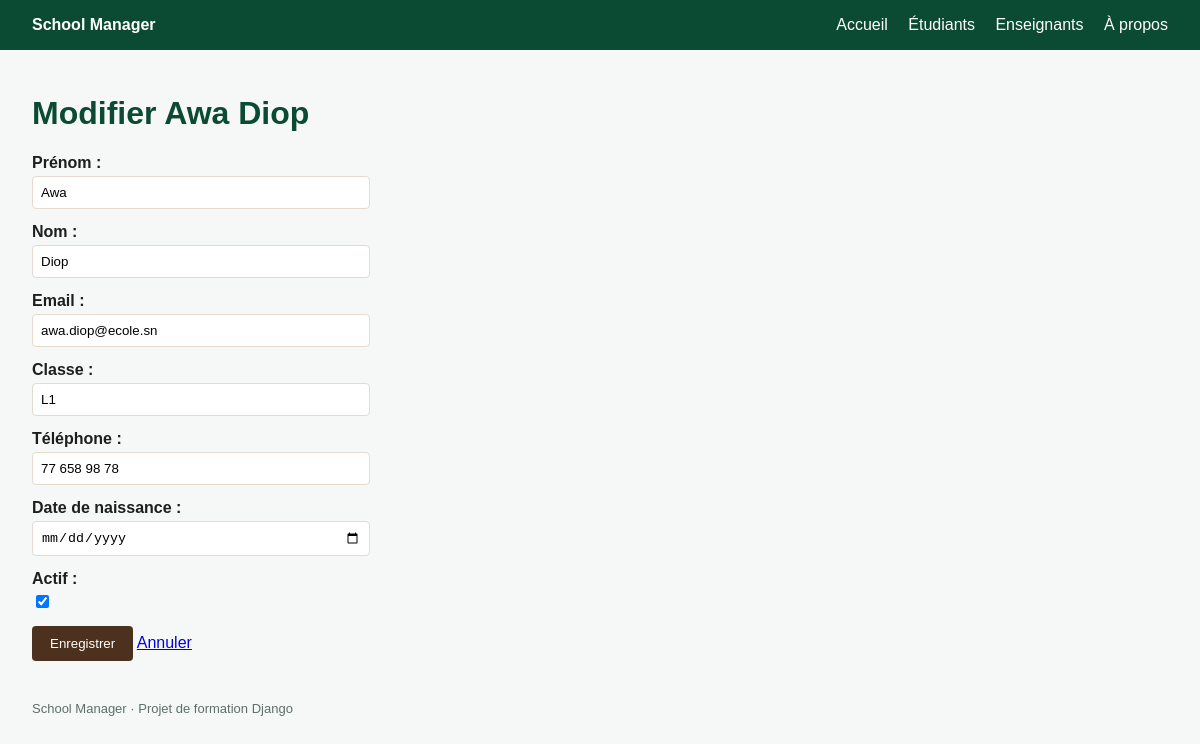
Page /students/1/edit/ on the committed database.
### students/models.py (models this page shows)
class Student(models.Model):
    first_name = models.CharField("prénom", max_length=100)
    last_name = models.CharField("nom", max_length=100)
    email = models.EmailField("email", unique=True)
    phone = models.CharField("téléphone", max_length=20, blank=True)
    classe = models.CharField("classe", max_length=10)
    active = models.BooleanField("actif", default=True)
    birth_date = models.DateField("date de naissance", null=True, blank=True)
    created_at = models.DateTimeField("inscrit le", auto_now_add=True)
    class Meta:
        ordering = ["last_name", "first_name"]
    def __str__(self):
        return f"{self.first_name} {self.last_name}"

### students/views.py (the view)
# urls.py: path("<int:id>/edit/", views.student_update, name="update"),
def student_update(request, id):
    student = get_object_or_404(Student, id=id)
    if request.method == "POST":
        form = StudentForm(request.POST, instance=student)
        if form.is_valid():
            form.save()
            messages.success(
                request, f"La fiche de {student} a été mise à jour."
            )
            return redirect("students:detail", id=student.id)
    else:
        form = StudentForm(instance=student)
    context = {"form": form, "title": f"Modifier {student}", "student": student}
    return render(request, "students/student_form.html", context)

### students/forms.py (shortened to what this page needs)
class StudentForm(forms.ModelForm):
    class Meta:
        model = Student
        fields = [
            "first_name", "last_name", "email",
            "classe", "phone", "birth_date", "active",
        ]
        widgets = {
            "birth_date": forms.DateInput(
                attrs={"type": "date"}, format="%Y-%m-%d"
            ),
        }

### students/templates/students/student_form.html (shortened to what this page needs)
{% extends "base.html" %}
{% block content %}
    <h1>{{ title }}</h1>
    <form method="post">
        {% for field in form %}
            <div class="field">
                {{ field.label_tag }}
                {{ field }}
            </div>
        {% endfor %}
        <button type="submit">Enregistrer</button>
        {% if student %}
            <a href="{% url 'students:detail' student.id %}">Annuler</a>
        {% else %}
            <a href="{% url 'students:list' %}">Annuler</a>
        {% endif %}
    </form>
{% endblock %}

### students/static/students/style.css (style rules this page uses)
body { font-family: Arial, sans-serif; margin: 0; background: #f5f8f6; color: #1b1f1d; }
h1 { color: #0c4b33; }
.field { margin-bottom: 14px; }
.field label { display: block; font-weight: bold; margin-bottom: 4px; }
.field input, .field select { padding: 8px; width: 320px; border: 1px solid #E6DACE; border-radius: 4px; }
.field input[type="checkbox"] { width: auto; }
button { background: #4C311E; color: white; border: none; padding: 10px 18px; border-radius: 4px; cursor: pointer; }

### rows in the picture
Student: form "Awa" "Diop" "awa.diop@ecole.sn" "L1" "77 658 98 78" "☑"

### other values in the picture
{{ title }} "Modifier Awa Diop"
{{ field.label_tag }} "Prénom :" "Nom :" "Email :" "Classe :" "Téléphone :" "Date de naissance :" "Actif :"
